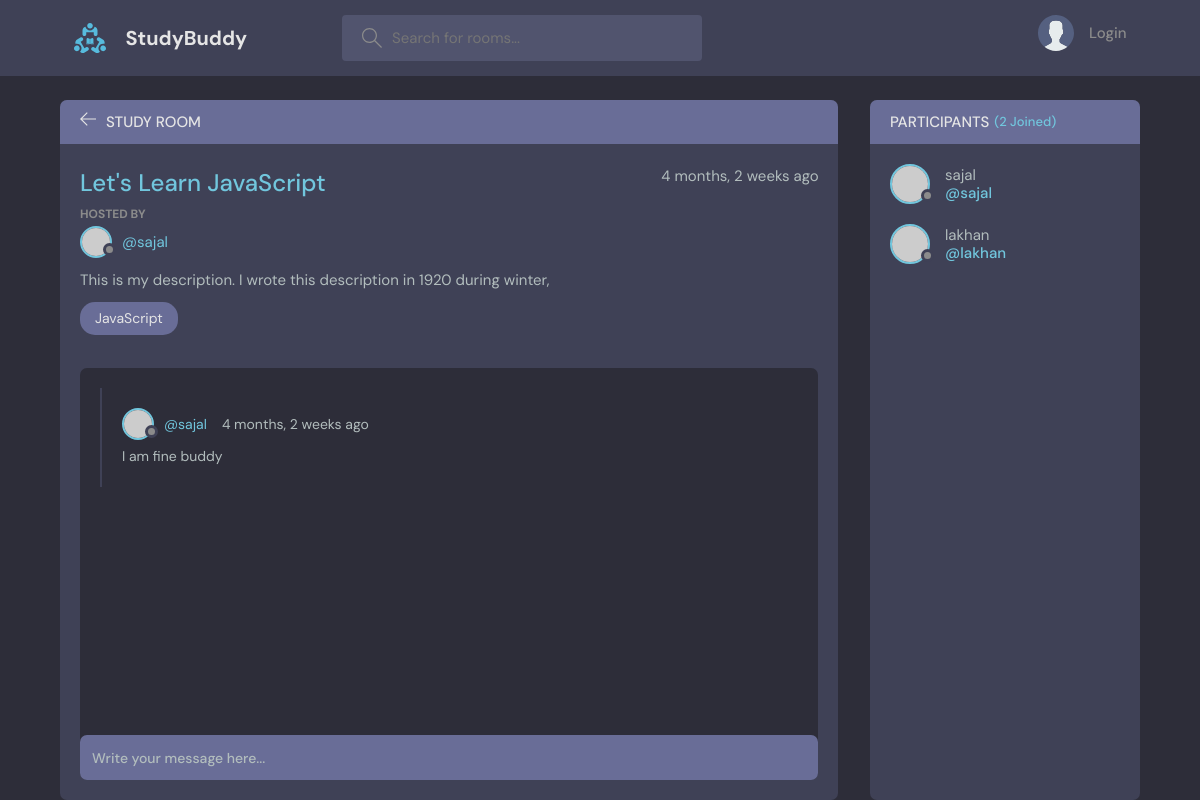
/room/1, run on the app's committed database.
### base/models.py (models this page shows, shortened)
class Room(models.Model):
    host = models.ForeignKey(User, on_delete=models.SET_NULL, null=True)
    topic = models.ForeignKey(Topic, on_delete=models.SET_NULL, null=True)
    name = models.CharField(max_length=200)
    description = models.TextField(null=True, blank=True)
    participants = models.ManyToManyField(
        User, related_name='participants', blank=True)
    updated = models.DateTimeField(auto_now=True)
    created = models.DateTimeField(auto_now_add=True)
    class Meta:
        ordering = ['-updated', '-created']

class Topic(models.Model):
    name = models.CharField(max_length=200)
    def __str__(self):
        return self.name

class Message(models.Model):
    user = models.ForeignKey(User, on_delete=models.CASCADE)
    room = models.ForeignKey(Room, on_delete=models.CASCADE)
    body = models.TextField()
    updated = models.DateTimeField(auto_now=True)
    created = models.DateTimeField(auto_now_add=True)
    class Meta:
        ordering = ['-updated', '-created']

### base/views.py (the view, shortened to what this page needs)
# urls.py: path('room/<str:pk>', views.room, name='room'),
def room(request, pk):
    room = Room.objects.get(id=pk)
    room_messages = room.message_set.all().order_by('-created')
    participants = room.participants.all()
    context = {'room': room, 'room_messages': room_messages,
               'participants': participants}
    return render(request, 'base/room.html', context)

### base/templates/base/room.html (shortened to what this page needs)
{% extends 'main.html' %}
{% block content %}
    <main class="profile-page layout layout--2">
      <div class="container">
        <div class="room">
          <div class="room__top">
            <div class="room__topLeft">
              <a href="{% url 'home' %}">
                <svg version="1.1" xmlns="http://www.w3.org/2000/svg" width="32" height="32" viewBox="0 0 32 32">
                  <title>arrow-left</title>
                  <path
                    d="M13.723 2.286l-13.723 13.714 13.719 13.714 1.616-1.611-10.96-10.96h27.625v-2.286h-27.625l10.965-10.965-1.616-1.607z"
                  ></path>
                </svg>
              </a>
              <h3>Study Room</h3>
            </div>
          </div>
          <div class="room__box scroll">
            <div class="room__header scroll">
              <div class="room__info">
                <h3>{{room.name}}</h3>
                <span>{{room.created|timesince}} ago</span>
              </div>
              <div class="room__hosted">
                <p>Hosted By</p>
                <a href="{% url 'user-profile' room.host.id%}" class="room__author">
                  <div class="avatar avatar--small">
                    <img src="https://randomuser.me/api/portraits/men/37.jpg" />
                  </div>
                  <span>@{{room.host.username}}</span>
                </a>
              </div>
              <div class="room__details">
                {{room.description}}
              </div>
              <span class="room__topics">{{room.topic}}</span>
            </div>
            <div class="room__conversation">
              <div class="threads scroll">
                {% for message in room_messages %}
                <div class="thread">
                  <div class="thread__top">
                    <div class="thread__author">
                      <a href="{% url 'user-profile' message.user.id %}" class="thread__authorInfo">
                        <div class="avatar avatar--small">
                          <img src="https://randomuser.me/api/portraits/men/37.jpg" />
                        </div>
                        <span>@{{message.user}}</span>
                      </a>
                      <span class="thread__date">{{message.created | timesince}} ago</span>
                    </div>
                  </div>
                  <div class="thread__details">
                    {{message.body}}
                  </div>
                </div>
                {%endfor %}
              </div>
            </div>
          </div>
          <div class="room__message">
            <form action="" method="POST">
            <input name="body" placeholder="Write your message here..." />
            </form>
          </div>
        </div>
        <div class="participants">
          <h3 class="participants__top">Participants <span>({{participants.count}} Joined)</span></h3>
          <div class="participants__list scroll">
            {% for user in participants %}
            <a href="{%url 'user-profile' user.id %}" class="participant">
              <div class="avatar avatar--medium">
                <img src="https://randomuser.me/api/portraits/men/37.jpg" />
              </div>
              <p>
                {{user.username}}
                <span>@{{user.username}}</span>
              </p>
            </a>
          {%endfor%}
          </div>
        </div>
      </div>
    </main>
    {% endblock content %}

### data on the page
Room: name "Let's Learn JavaScript", created "4 months, 2 weeks", host.username "sajal", description "This is my description. I wrote this description in 1920 during winter,", topic "JavaScript"
Message: user "sajal", created "4 months, 2 weeks", body "I am fine buddy"

### other printed values
{{ participants.count }} "2"
{{ user.username }} "sajal"
{{ user.username }} "lakhan"
